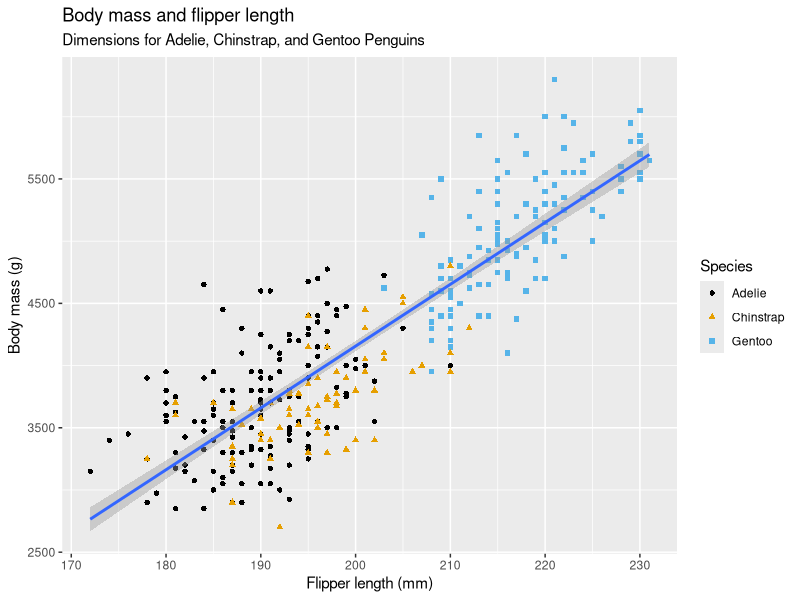
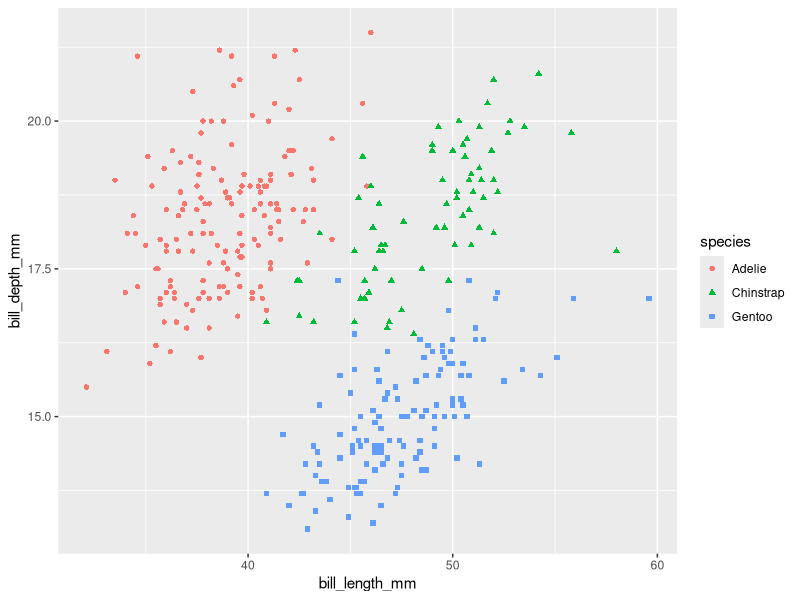
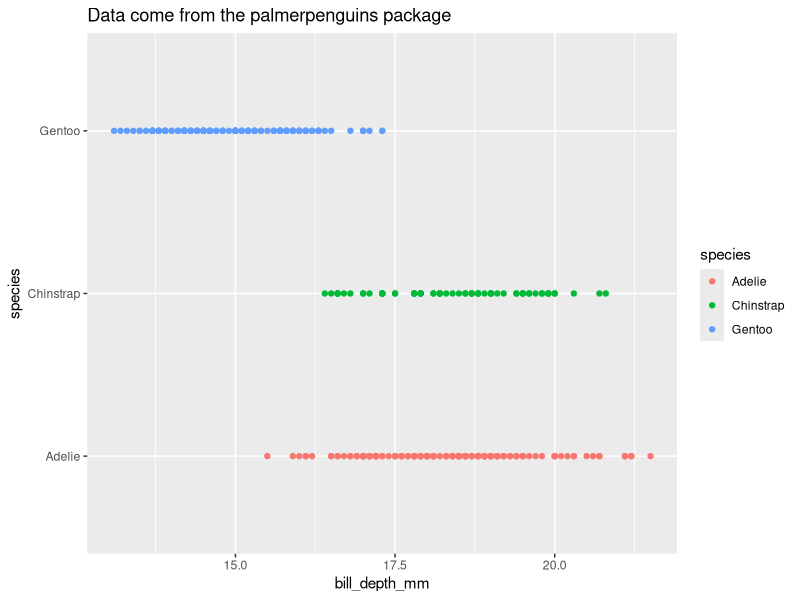
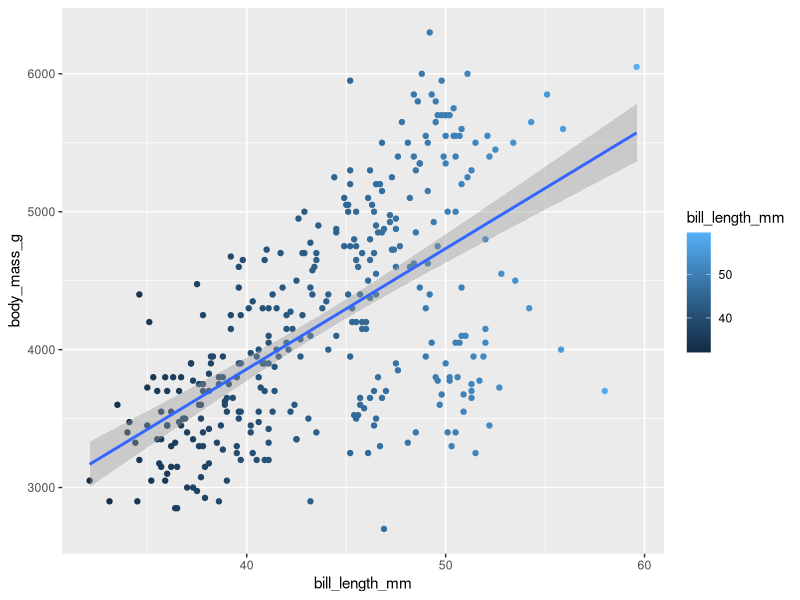
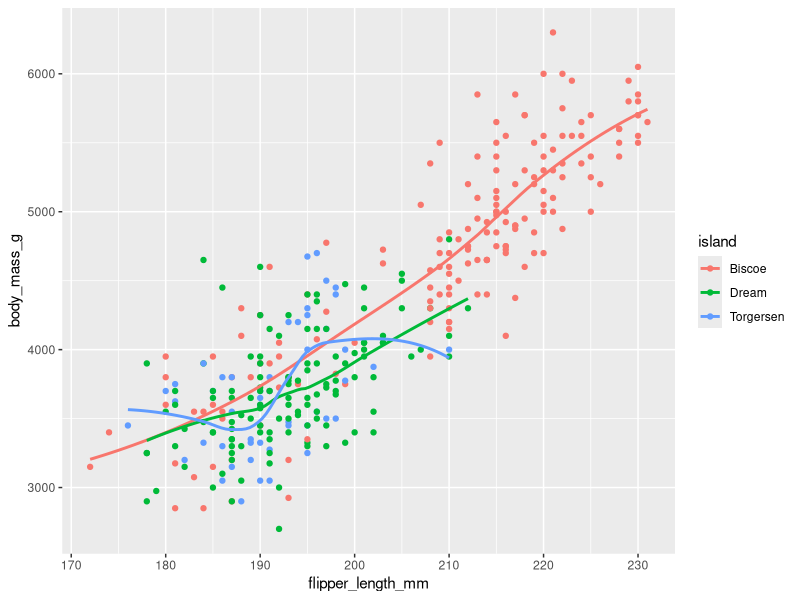
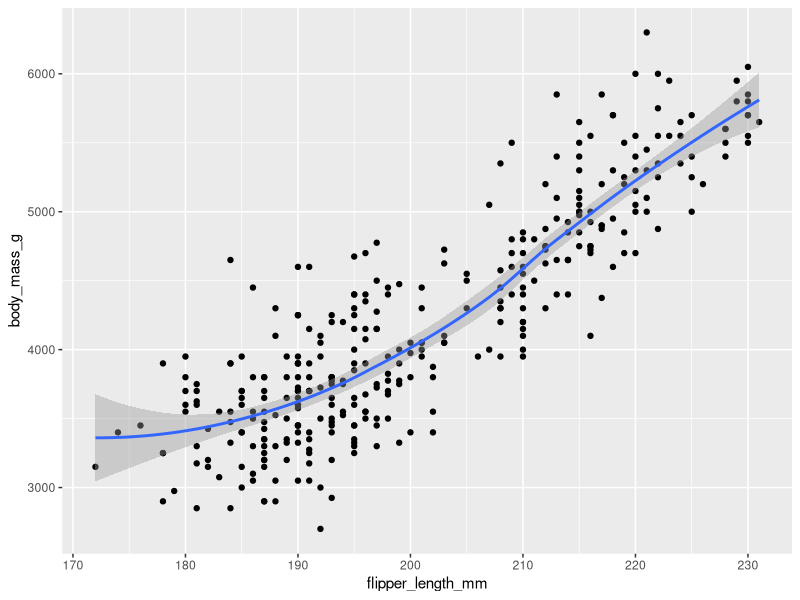
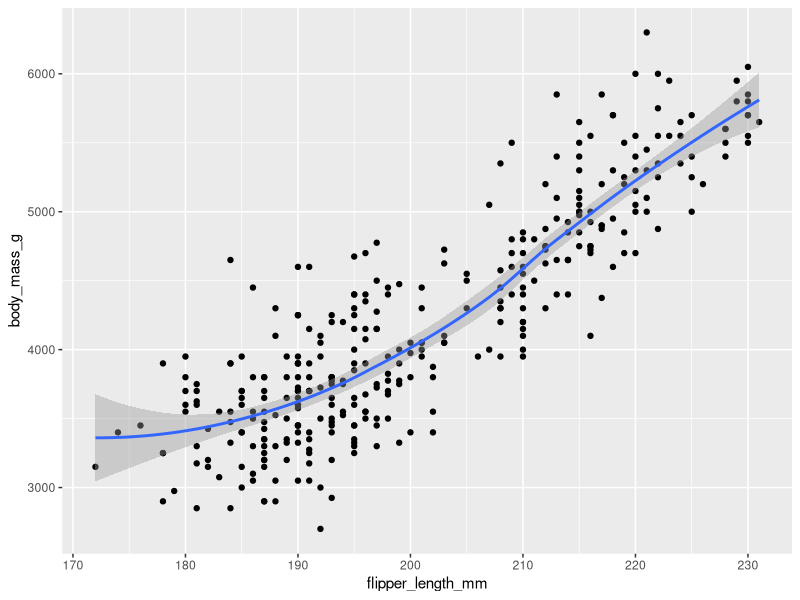
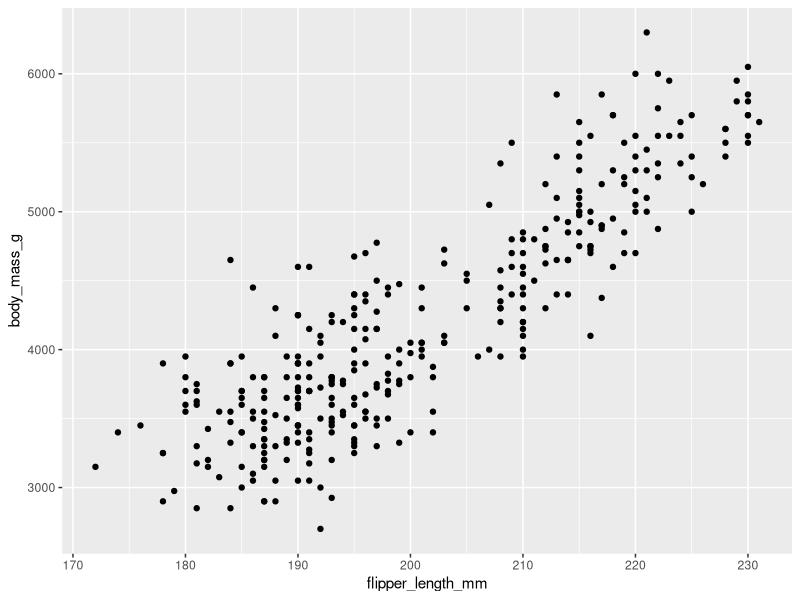

Write R code to recreate these figures, in order.
install.packages("tidyverse")
install.packages(
  c("arrow", "babynames", "curl", "duckdb", "gapminder",
    "ggrepel", "ggridges", "ggthemes", "hexbin", "janitor", "Lahman",
    "leaflet", "maps", "nycflights13", "openxlsx", "palmerpenguins",
    "repurrrsive", "tidymodels", "writexl")
)
# ==============================================================================
# Script: Penguin Flipper Length vs Body Mass Visualization
# Purpose: Explore the relationship between flipper length and body mass
#          across three penguin species (Adelie, Chinstrap, Gentoo)
# Data:    palmerpenguins::penguins dataset
# ==============================================================================

# --- Load Required Libraries ---
#===============================================================================

# tidyverse: collection of R packages for data manipulation and visualization
#(includes ggplot2)
library(tidyverse)
#===============================================================================
# palmerpenguins: provides the penguins dataset collected from Palmer Station
# Antarctica
library(palmerpenguins)

# ggthemes: extra themes and color scales for ggplot2,
# including colorblind-friendly palettes
library(ggthemes)

#===============================================================================
# --- Inspect the Dataset ---

# Print a summary of the penguins dataset to the console
# Contains variables: species, island, bill dimensions,
# flipper length, body mass, sex, year

# Open the dataset in RStudio's interactive spreadsheet viewer for a full overview
View(penguins)
#===============================================================================
# --- Build the Visualization ---

# Goal: Display the relationship between flipper length and body mass,
# differentiated by penguin species, with a single overall linear trend line.

ggplot(
  data = penguins,               # Dataset to use for the plot
  mapping = aes(
    x = flipper_length_mm,      # Global x-axis: flipper length in millimeters
    y = body_mass_g             # Global y-axis: body mass in grams
  )
) +

  # geom_point: draws a scatterplot
  # color and shape are mapped LOCALLY (only affect points, not other layers)
  # This ensures each species gets a distinct color AND shape for accessibility
  geom_point(
    mapping = aes(
      colour = species,           # Local: color each point by species
      shape  = species            # Local: use different shapes per species
    )
  ) +

  # geom_smooth: draws a single trend line for the ENTIRE dataset
  # method = "lm" fits a linear regression line (as opposed to a curve)
  # No color/shape mapping here — inherits only global x and y, so one line is drawn
  geom_smooth(method = "lm") +

  # labs: sets human-readable labels for the plot
  labs(
    title    = "Body mass and flipper length",        # Main plot title
    subtitle = "Dimensions for Adelie, Chinstrap, and Gentoo Penguins",# Descriptive subtitle
    x        = "Flipper length (mm)",                 # x-axis label
    y        = "Body mass (g)",                       # y-axis label
    color    = "Species",                             # Legend title for color
    shape    = "Species"    # Legend title for shape (merges with color legend)
  ) +

# scale_color_colorblind: applies a colorblind-friendly color palette from ggthemes
 # Ensures the plot is accessible to viewers with color vision deficiencies
  scale_color_colorblind()
#===============================================================================
#==========================Exercises============================================
# How many penguins? and how many columns?
dim(penguins)
#===============================================================================
#What does the bill_depth_mm variable in the penguins data frame describe?
# Read the help for ?penguins to find out
#=========for help==============================================================
?penguins
# bill length is a number denoting bill length in millimters

#===== Scatter plot of  bill_depth_mm vs. bill_length_mm

ggplot(penguins, aes(x = bill_length_mm, y = bill_depth_mm, colour = species,
                     shape = species)) +
  geom_point()

# scatter plot of species Vs bill_depth

ggplot(penguins, aes(x=bill_depth_mm,y=species, colour = species)) +
  geom_point(na.rm=TRUE) +
  labs(title = "Data come from the palmerpenguins package")
#===============================================================================

#====scatter plot of body mass Vs bill_length===================================
ggplot(penguins, aes(x=bill_length_mm, y=body_mass_g))+
  geom_point(aes(color = bill_length_mm))+
  geom_smooth(method = "lm")
  labs(title = " Body Mass Vs Bill Length",
       x="Bill Length(mm)",
       y="Body Mass(g)") +
    scale_color_colorblind()

# Run this code in your head and predict what the output will look like.
# Then, run the code in R and check your predictions.
ggplot(
    data = penguins,
    mapping = aes(x = flipper_length_mm, y = body_mass_g, color = island)
  ) +
    geom_point() +
    geom_smooth(se = FALSE)
# Will these two graphs look different? Why/why not?
#=====01========================================================================
ggplot(
  data = penguins,
  mapping = aes(x = flipper_length_mm, y = body_mass_g)
) +
  geom_point() +
  geom_smooth()

#===02==========================================================================
ggplot() +
  geom_point(
    data = penguins,
    mapping = aes(x = flipper_length_mm, y = body_mass_g)
  ) +
  geom_smooth(
    data = penguins,
    mapping = aes(x = flipper_length_mm, y = body_mass_g)
  )

ggplot(
  data = penguins,
  mapping = aes(x = flipper_length_mm, y = body_mass_g)
) +
  geom_point()
#===============================================================================
# Visualizing Categorical Variables
# A variable is categorical if it can only take one of a small set of values
# To examine the distribution of a categorical variable, you can use a bar chart
#===============================================================================

# Unordered Bar graphs
ggplot(penguins, aes(x = species)) +
  geom_bar()

# Ordered Bar graphs
ggplot(penguins, aes(x = fct_infreq(species))) +
  geom_bar()
#===============================================================================
#A variable is numerical (or quantitative) if it can take on a wide range of
#numerical values, and it is sensible to add, subtract, or take averages with
#those values. Numerical variables can be continuous or discrete
#===============================================================================
ggplot(penguins, aes(x = body_mass_g)) +
  geom_histogram(binwidth = 200)

#A histogram divides the x-axis into equally spaced bins and then uses the
#height of a bar to display the number of observations that fall in each bin.
#In the graph, the tallest bar shows that 39 observations have a body_mass_g
#value between 3,500 and 3,700 grams, which are the left and right edges of the bar.
#You can set the width of the intervals in a histogram with the binwidth argument,
#which is measured in the units of the x variable

ggplot(penguins, aes(x = body_mass_g)) +
  geom_histogram(binwidth = 20)
ggplot(penguins, aes(x = body_mass_g)) +
  geom_histogram(binwidth = 2000)
#You should always explore a variety of binwidths when working with histograms,
#as different binwidths can reveal different patterns.
#In the plots below a binwidth of 20 is too narrow, resulting in too many bars,
#making it difficult to determine the shape of the distribution.
#Similarly, a binwidth of 2,000 is too high, resulting in all data being binned
#into only three bars, and also making it difficult to determine the shape of the distribution. A binwidth of 200 provides a sensible balance.

##===========Density Plot ======================================================
#An alternative visualization for distributions of numerical variables is
#a density plot.
#A density plot is a smoothed-out version of a histogram and a practical
#alternative, particularly for continuous data that comes from an underlying
#smooth distribution
ggplot(penguins, aes(x = body_mass_g)) +
  geom_density()
#===============================================================================

#===================EXERCISES===================================================
